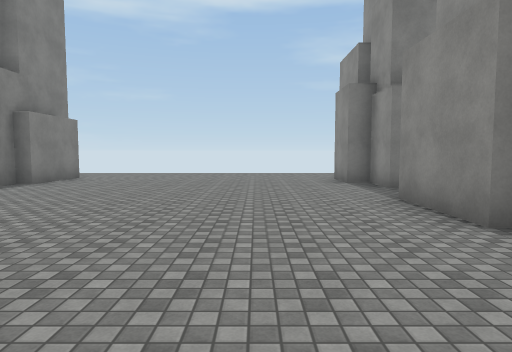
view 1 (above)

16 first-person views from a walk through a 3-D level made in the Unity game engine. The camera is 1.5 m above the floor, tilts 4° down and sees 75° across. The floor is counted in squares, 2 m on a side. Each view is taken from the middle of a square. On the plan, view 1 faces up. The plan holds only what a view shows up to about 11 squares ahead; the rest is blank. The place goes on beyond the plan. The player is left out. Surface patterns are stand-ins for the level's own textures.

view 2
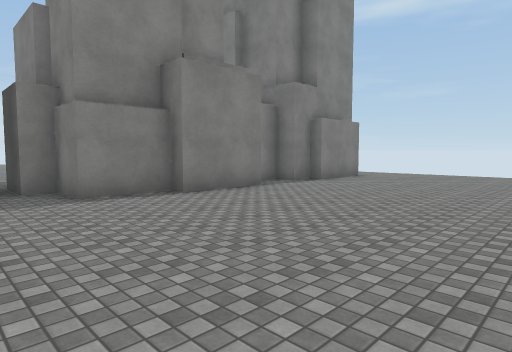

view 3
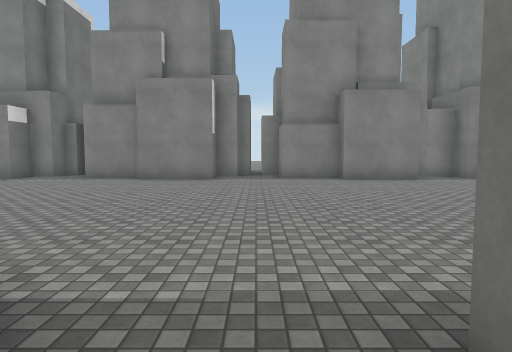

view 4
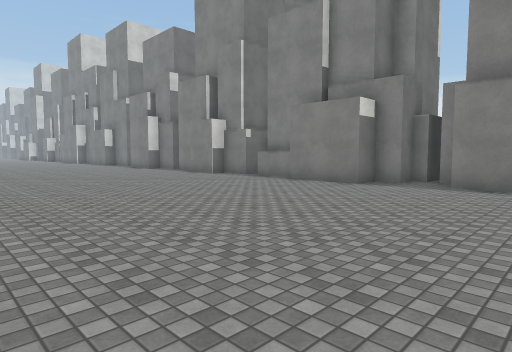

view 5
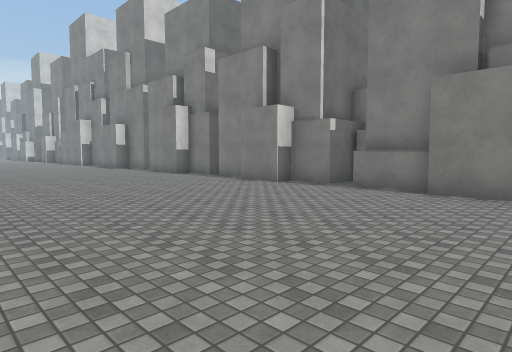

view 6
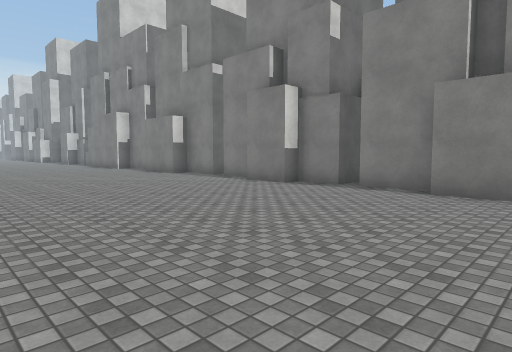

view 7
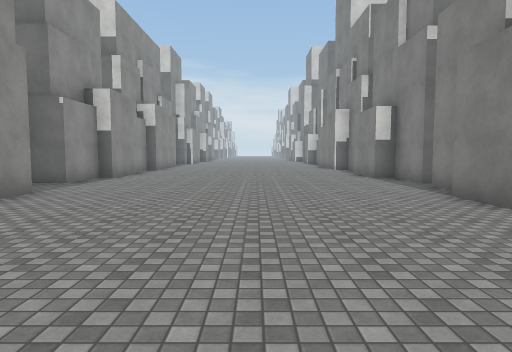

view 8
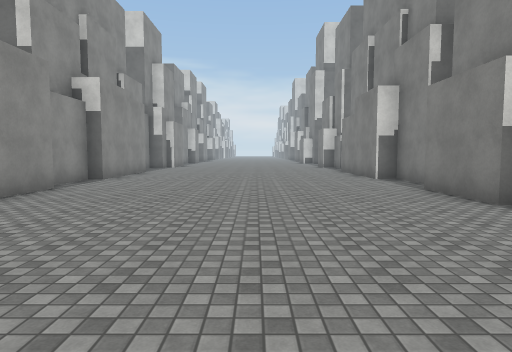

view 9
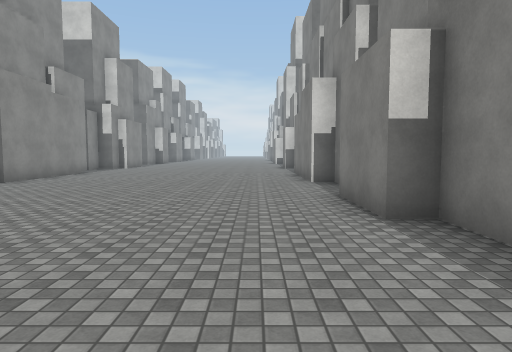

view 10
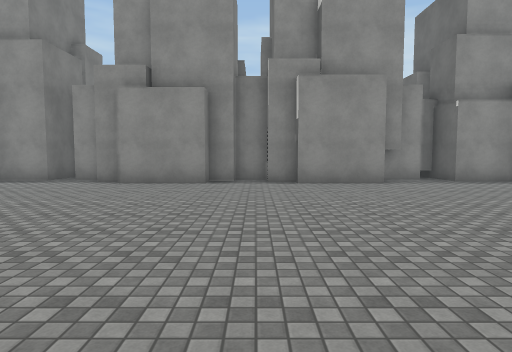

view 11
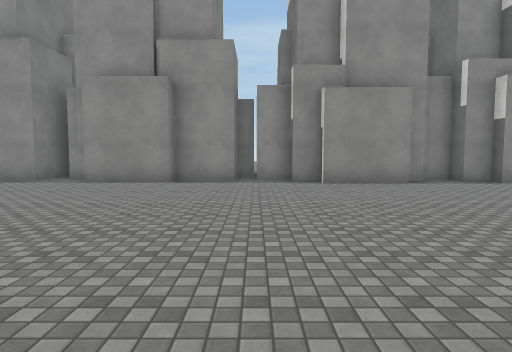

view 12
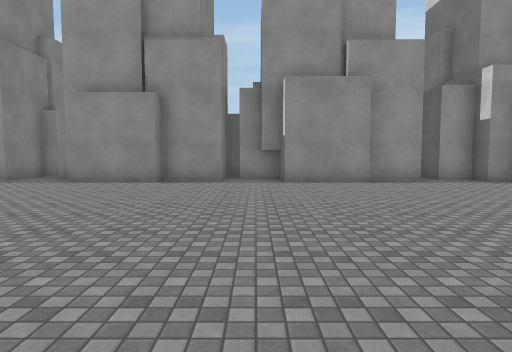

view 13
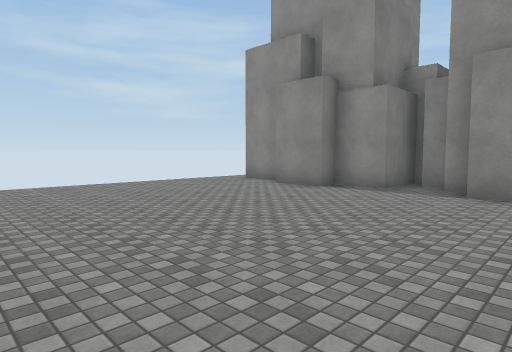

view 14
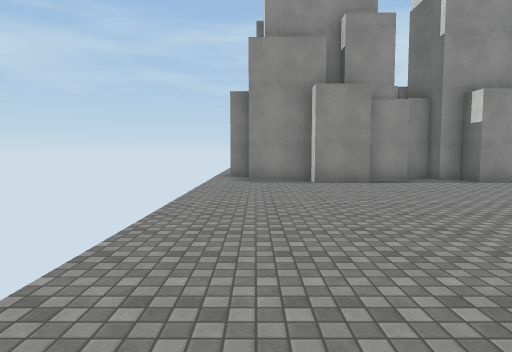

view 15
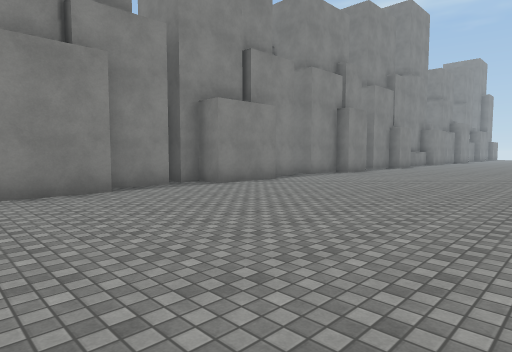

view 16
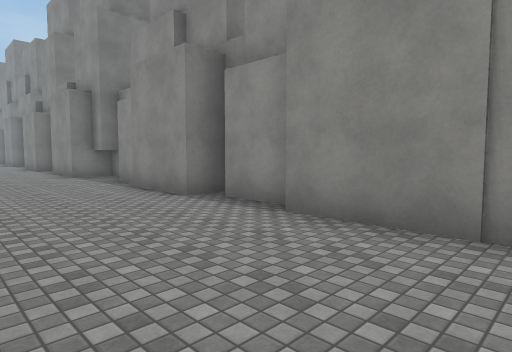

### Floor plan
Points are (right, up) in squares from view 1. A wall is a line through its corners. A room is listed if a view was taken in it or the views show most of it. See-through windows are left out.
Room 1 (views 1, 2, 4, 5, 6, 7, 8, 9, 10, 11, 12, 13, 14, 15, 16)
walls: (-5.8, -8.1) (-5.8, -9.7); (-6.1, -8.2) (-6.1, -9.6); (-6.5, -10.4) (-5.8, -10.4) (-5.8, -11.6) (-5.4, -11.6) (-5.4, -13); (-6.3, -5.2) (-6.3, -5.9) (-5.4, -5.9) (-5.4, -8.1); (2.7, -11.8) (2.7, -10.9) (3.2, -10.9) (3.2, -10) (4.2, -10); (-5.8, -13.1) (-5.8, -14.6); (-5.8, -2.4) (-5.8, -4.1); (4.6, -10) (4.6, -9.4) (2.9, -9.4) (2.9, -7.8) (2.3, -7.8) (2.3, -5.7) (3.8, -5.7) (3.8, -4.5); (4.6, -4.1) (2.9, -4.1) (2.9, -2.5) (2.3, -2.5) (2.3, -0.4); (2.9, -14.5) (2.9, -13.8) (2.1, -13.8) (2.1, -11.6); (-6.5, -15.3) (-5.8, -15.3) (-5.8, -16.4) (-5.4, -16.4) (-5.4, -17.7); (-6.2, -0.2) (-5.4, -0.2) (-5.4, -2.4); (-5.8, -18.2) (-5.8, -19.4); (2.3, 3.3) (2.3, 5.4) (3.2, 5.4) (3.2, 6) (3.8, 6) (3.8, 6.6); (-5.8, 3.5) (-5.8, 1.7) (-6.5, 1.7); (3.3, -19.6) (3.3, -18.1) (2.1, -18.1) (2.1, -16) (2.7, -16) (2.7, -15.3) (3.2, -15.3) (3.2, -14.4); (-6.1, -20.1) (-6.1, -21.7) (-5.4, -21.7) (-5.4, -23.8) (-6.3, -23.8) (-6.3, -24.5); (-5.4, 5.6) (-5.4, 3.5); (-6.3, 7.3) (-6.3, 6); (4.6, 7) (2.9, 7) (2.9, 8.2) (2.3, 8.2) (2.3, 9.5) (2.9, 9.5) (2.9, 11.2); (3.2, -24) (2.3, -24) (2.3, -21.9) (2.7, -21.9) (2.7, -20.2) (4.4, -20.2); (-6.1, -24.9) (-6.1, -26.5); (-5.4, 10) (-5.4, 7.8) (-5.7, 7.8) (-5.7, 7) (-6.4, 7); (-5.4, -26.5) (-5.4, -29); (2.3, -29) (2.3, -26.3) (2.7, -26.3) (2.7, -24.5)
ways out: opening at (3, 12) to room 2; opening at (4, 1) to room 2
Room 2 (view 3)
walls: (4.6, 1.3) (4.6, 1.7) (2.9, 1.7); (4.3, 11.1) (4.3, 11.9)
ways out: opening at (3, 12) to room 1; opening at (4, 1) to room 1

Positions as (right, up) in squares from view 1, and headings:
1: (0, 0), facing up
2: (0, 0), facing up-left
3: (4, 1), facing left
4: (2, -2), facing down-left
5: (1, -6), facing down-left
6: (1, -11), facing down-left
7: (-2, -12), facing down
8: (-2, -17), facing down
9: (-4, -18), facing down
10: (-6, -15), facing right
11: (-6, -10), facing right
12: (-6, -5), facing right
13: (-4, 4), facing up-right
14: (-6, 11), facing right
15: (1, -29), facing up-left
16: (-1, -29), facing up-right
